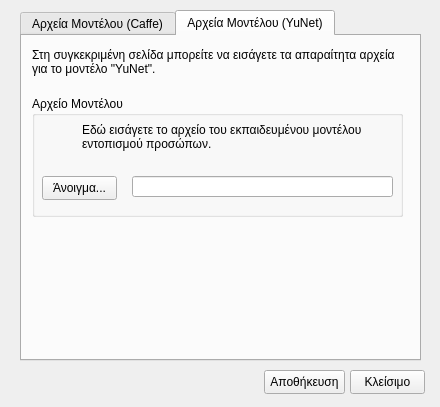
<?xml version="1.0" encoding="UTF-8"?>
<ui version="4.0">
 <class>CaffeConfigDialog</class>
 <widget class="QDialog" name="CaffeConfigDialog">
  <property name="geometry">
   <rect>
    <x>0</x>
    <y>0</y>
    <width>440</width>
    <height>407</height>
   </rect>
  </property>
  <property name="windowTitle">
   <string>Ρυθμίσεις Μοντέλου Εντοπισμού Προσώπων</string>
  </property>
  <property name="windowIcon">
   <iconset resource="resources.qrc">
    <normaloff>:/argus/res/app_icons/caffe_settings.png</normaloff>:/argus/res/app_icons/caffe_settings.png</iconset>
  </property>
  <widget class="QTabWidget" name="tabWidget">
   <property name="geometry">
    <rect>
     <x>20</x>
     <y>10</y>
     <width>401</width>
     <height>351</height>
    </rect>
   </property>
   <property name="currentIndex">
    <number>1</number>
   </property>
   <widget class="QWidget" name="tab">
    <attribute name="title">
     <string>Αρχεία Μοντέλου (Caffe)</string>
    </attribute>
    <widget class="QGroupBox" name="groupBox">
     <property name="geometry">
      <rect>
       <x>10</x>
       <y>60</y>
       <width>371</width>
       <height>121</height>
      </rect>
     </property>
     <property name="title">
      <string>Αρχείο Μοντέλου</string>
     </property>
     <widget class="QPushButton" name="openModelFileButton">
      <property name="geometry">
       <rect>
        <x>10</x>
        <y>80</y>
        <width>75</width>
        <height>24</height>
       </rect>
      </property>
      <property name="text">
       <string>Άνοιγμα...</string>
      </property>
     </widget>
     <widget class="QLabel" name="label">
      <property name="geometry">
       <rect>
        <x>10</x>
        <y>30</y>
        <width>32</width>
        <height>32</height>
       </rect>
      </property>
      <property name="text">
       <string/>
      </property>
      <property name="pixmap">
       <pixmap resource="resources.qrc">:/argus/res/app_icons/caffe_dialog.png</pixmap>
      </property>
      <property name="scaledContents">
       <bool>true</bool>
      </property>
     </widget>
     <widget class="QLabel" name="label_2">
      <property name="geometry">
       <rect>
        <x>50</x>
        <y>20</y>
        <width>311</width>
        <height>41</height>
       </rect>
      </property>
      <property name="text">
       <string>Εδώ εισάγετε το αρχείο του εκπαιδευμένου μοντέλου εντοπισμού προσώπων.</string>
      </property>
      <property name="wordWrap">
       <bool>true</bool>
      </property>
     </widget>
     <widget class="QLineEdit" name="modelFPLineEdit">
      <property name="geometry">
       <rect>
        <x>100</x>
        <y>80</y>
        <width>261</width>
        <height>21</height>
       </rect>
      </property>
     </widget>
    </widget>
    <widget class="QGroupBox" name="groupBox_2">
     <property name="geometry">
      <rect>
       <x>10</x>
       <y>190</y>
       <width>371</width>
       <height>121</height>
      </rect>
     </property>
     <property name="title">
      <string>Αρχείο Παραμετροποιήσεων</string>
     </property>
     <widget class="QLineEdit" name="configFPLineEdit">
      <property name="geometry">
       <rect>
        <x>100</x>
        <y>80</y>
        <width>261</width>
        <height>21</height>
       </rect>
      </property>
     </widget>
     <widget class="QLabel" name="label_3">
      <property name="geometry">
       <rect>
        <x>10</x>
        <y>30</y>
        <width>32</width>
        <height>32</height>
       </rect>
      </property>
      <property name="text">
       <string/>
      </property>
      <property name="pixmap">
       <pixmap resource="resources.qrc">:/argus/res/app_icons/caffe_dialog_config.png</pixmap>
      </property>
      <property name="scaledContents">
       <bool>true</bool>
      </property>
     </widget>
     <widget class="QLabel" name="label_4">
      <property name="geometry">
       <rect>
        <x>50</x>
        <y>20</y>
        <width>311</width>
        <height>41</height>
       </rect>
      </property>
      <property name="text">
       <string>Εδώ εισάγετε το αρχείο παραμετροποιήσεων του μοντέλου εντοπισμού προσώπων.</string>
      </property>
      <property name="wordWrap">
       <bool>true</bool>
      </property>
     </widget>
     <widget class="QPushButton" name="openConfigFileButton">
      <property name="geometry">
       <rect>
        <x>10</x>
        <y>80</y>
        <width>75</width>
        <height>24</height>
       </rect>
      </property>
      <property name="text">
       <string>Άνοιγμα...</string>
      </property>
     </widget>
    </widget>
    <widget class="QLabel" name="label_7">
     <property name="geometry">
      <rect>
       <x>10</x>
       <y>10</y>
       <width>371</width>
       <height>31</height>
      </rect>
     </property>
     <property name="text">
      <string>Στη συγκεκριμένη σελίδα μπορείτε να εισάγετε τα απαραίτητα αρχεία για το μοντέλο &quot;Caffe&quot;.</string>
     </property>
     <property name="wordWrap">
      <bool>true</bool>
     </property>
    </widget>
   </widget>
   <widget class="QWidget" name="tab_2">
    <attribute name="title">
     <string>Αρχεία Μοντέλου (YuNet)</string>
    </attribute>
    <widget class="QGroupBox" name="groupBox_3">
     <property name="geometry">
      <rect>
       <x>10</x>
       <y>60</y>
       <width>371</width>
       <height>121</height>
      </rect>
     </property>
     <property name="title">
      <string>Αρχείο Μοντέλου</string>
     </property>
     <widget class="QPushButton" name="openYunetFileButton">
      <property name="geometry">
       <rect>
        <x>10</x>
        <y>80</y>
        <width>75</width>
        <height>24</height>
       </rect>
      </property>
      <property name="text">
       <string>Άνοιγμα...</string>
      </property>
     </widget>
     <widget class="QLabel" name="label_5">
      <property name="geometry">
       <rect>
        <x>10</x>
        <y>30</y>
        <width>32</width>
        <height>32</height>
       </rect>
      </property>
      <property name="text">
       <string/>
      </property>
      <property name="pixmap">
       <pixmap resource="resources.qrc">:/argus/res/app_icons/caffe_dialog.png</pixmap>
      </property>
      <property name="scaledContents">
       <bool>true</bool>
      </property>
     </widget>
     <widget class="QLabel" name="label_6">
      <property name="geometry">
       <rect>
        <x>50</x>
        <y>20</y>
        <width>311</width>
        <height>41</height>
       </rect>
      </property>
      <property name="text">
       <string>Εδώ εισάγετε το αρχείο του εκπαιδευμένου μοντέλου εντοπισμού προσώπων.</string>
      </property>
      <property name="wordWrap">
       <bool>true</bool>
      </property>
     </widget>
     <widget class="QLineEdit" name="yunetFPLineEdit">
      <property name="geometry">
       <rect>
        <x>100</x>
        <y>80</y>
        <width>261</width>
        <height>21</height>
       </rect>
      </property>
     </widget>
    </widget>
    <widget class="QLabel" name="label_8">
     <property name="geometry">
      <rect>
       <x>10</x>
       <y>10</y>
       <width>371</width>
       <height>31</height>
      </rect>
     </property>
     <property name="text">
      <string>Στη συγκεκριμένη σελίδα μπορείτε να εισάγετε τα απαραίτητα αρχεία για το μοντέλο &quot;YuNet&quot;.</string>
     </property>
     <property name="wordWrap">
      <bool>true</bool>
     </property>
    </widget>
   </widget>
  </widget>
  <widget class="QPushButton" name="closeButton">
   <property name="geometry">
    <rect>
     <x>350</x>
     <y>370</y>
     <width>75</width>
     <height>24</height>
    </rect>
   </property>
   <property name="text">
    <string>Κλείσιμο</string>
   </property>
  </widget>
  <widget class="QPushButton" name="saveButton">
   <property name="geometry">
    <rect>
     <x>264</x>
     <y>370</y>
     <width>81</width>
     <height>24</height>
    </rect>
   </property>
   <property name="text">
    <string>Αποθήκευση</string>
   </property>
  </widget>
 </widget>
 <resources>
  <include location="resources.qrc"/>
 </resources>
 <connections/>
</ui>
